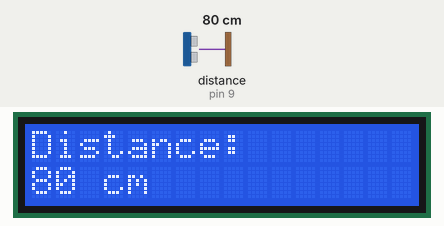
Simulated run of this sketch. Board: Arduino Uno, built with avr-gcc and run on an emulated ATmega328P. Parts: 16×2 character LCD. Wiring (inferred from the names in the program): ultrasonic range finder: trigger pin 8; echo pin 9. The inputs (shaded band) are chosen by the test bench; at power-on: distance to the obstacle (sensor on pin 9) 80 cm. The echo pulse lasts 58.3 µs per cm; what the sketch prints to the serial monitor is not drawn.

Above: at 1.2 s.
1.3 s: distance to the obstacle (sensor on pin 9) set to 195 cm
At 2.6 s:
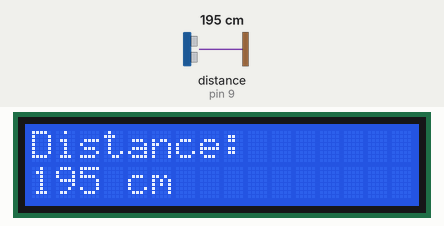
3.1 s: distance to the obstacle (sensor on pin 9) set to 204 cm
At 4.3 s:
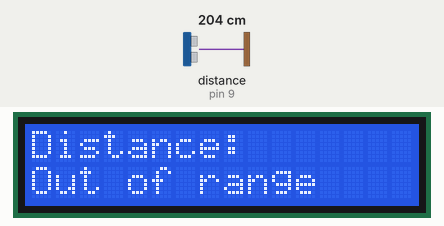
4.6 s: distance to the obstacle (sensor on pin 9) set to 120 cm
At 6.5 s:
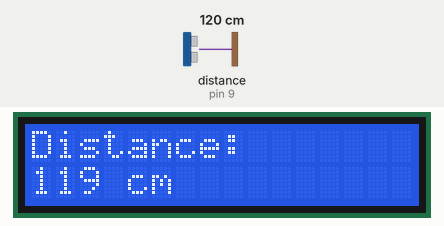
6.7 s: distance to the obstacle (sensor on pin 9) set to 250 cm
At 7.3 s:
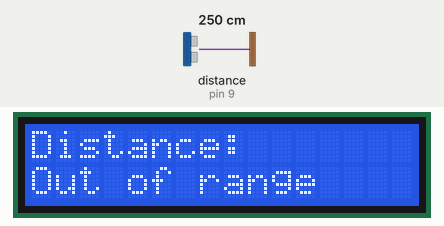
Timing chart, 0 to 9.2 s (numbered marks = the images above; inputs shaded):
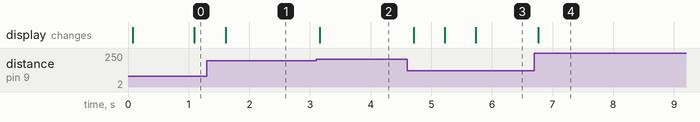

The sketch:

UltrasonicLCD.ino
```cpp
#include <LiquidCrystal.h>

#define trigPin 8
#define echoPin 9

LiquidCrystal lcd(12, 11, 5, 4, 3, 2);

void setup() {
  Serial.begin (57000);
  pinMode(trigPin, OUTPUT);
  pinMode(echoPin, INPUT);

  lcd.begin(16, 2);
  lcd.print("Ultrasonic sensor");
  Serial.println("Ultrasonic sensor");
}

void loop() {
  int duration, distance;
  digitalWrite(trigPin, LOW);
  delayMicroseconds(2);
  digitalWrite(trigPin, HIGH);
  delayMicroseconds(10);
  digitalWrite(trigPin, LOW);
  duration = pulseIn(echoPin, HIGH);
  distance = (duration/2) / 29.1;

  lcd.clear();
  lcd.print("Distance:");
  lcd.setCursor(0, 1);

  if (distance >= 200 || distance <= 0){
    lcd.print("Out of range");
    Serial.println("Out of range");
  }
  else {
    lcd.print(distance);
    lcd.print(" cm");
    Serial.print(distance);
    Serial.println(" cm");
  }
  delay(500);
}
```

Measured:
- the behaviour switches between 199 and 200 cm on distance to the obstacle (sensor on pin 9) (found by bisection; images 1 and 2)
- after the input at 1.3 s, the display: changes after 0.31 s (image 1)
- after the input at 3.1 s, the display: changes after 0.06 s (image 2)
- after the input at 4.6 s, the display: changes after 0.11 s (image 3)
- after the input at 6.7 s, the display: changes after 0.07 s (image 4)
